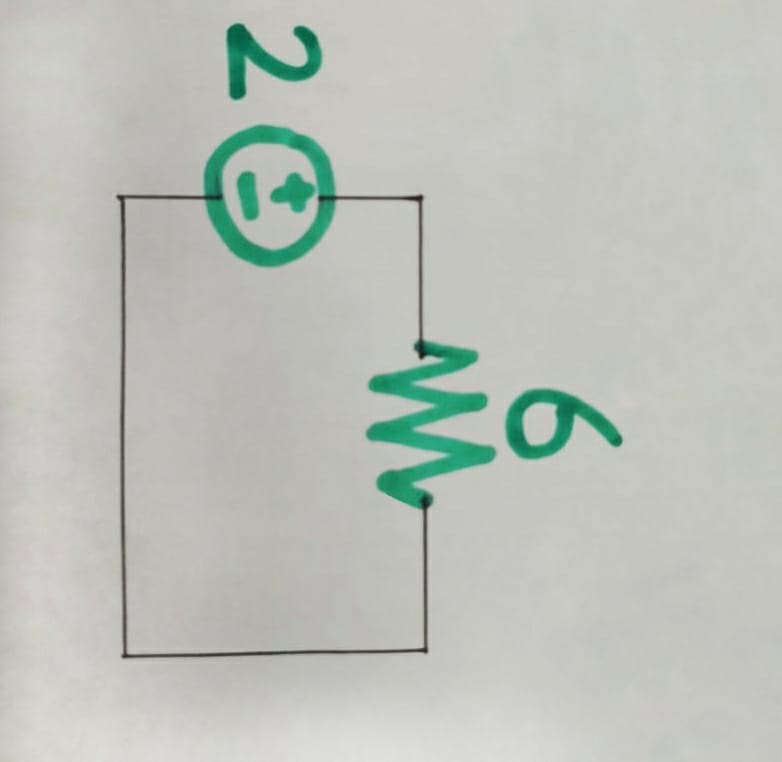
%> input picture numbered.jpeg, 782 x 762 px
$ octave project_with_numbers.m   (GNU Octave 9; MATLAB toolbox functions it lacks are replaced by stand-ins)
%> lines starting %> are read from the running program, lines starting %| are printed output that depends on the picture; in (x1, y1, x2, y2) boxes, pixels count from 0 and x2, y2 are one past the last pixel; in counts of white or black regions, pixels touching at a corner belong together; the program's own positions count from 1
clc; close all;
im = imread('numbered.jpeg');
%> im is the input picture: size 762x782x3 uint8; mean R, G, B 188.8, 193.1, 186.4
im = rgb2gray(im);
%> im: size 762x782 uint8
% figure, imshow(im); xlabel('Original Image');

%binarizing
lvl = graythresh(im);
%> lvl = 0.592
imbw = imbinarize(im, lvl);
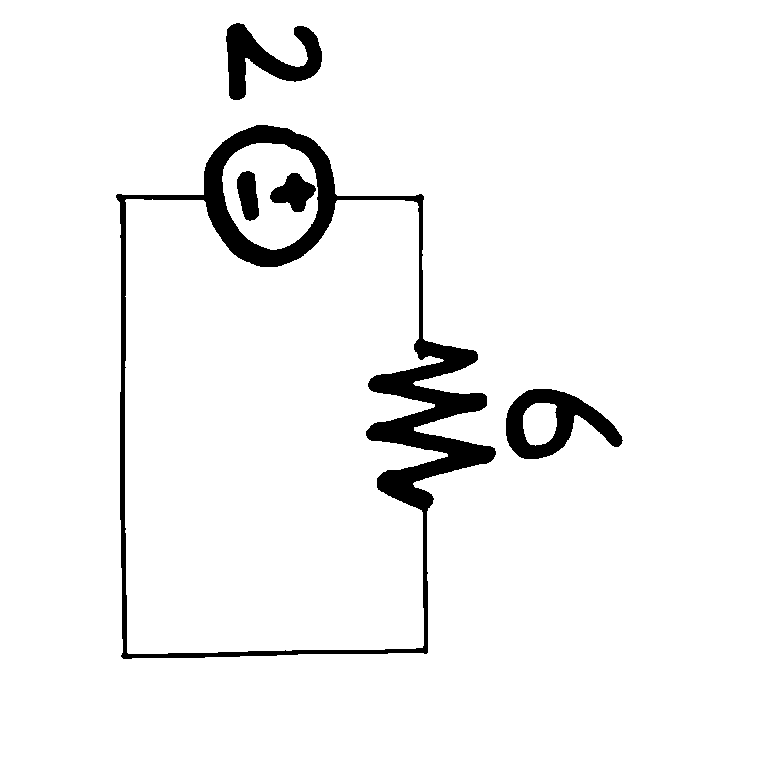
%> imbw: size 762x782 logical; 95% white; 5 black regions, box (x1, y1, x2, y2) and area: (116, 125, 496, 659) 20910, (506, 389, 623, 459) 3621, (226, 23, 322, 100) 3272, (270, 173, 316, 212) 1024, (237, 171, 259, 221) 805
imbw = ~imbw;
% figure, imshow(imbw); xlabel('Binarized Image');

%Image closing to fill gaps
se = strel('disk', 2);
closed = imclose(imbw, se);
%> closed: size 762x782 logical; 5% white; 4 white regions, box (x1, y1, x2, y2) and area: (116, 125, 496, 659) 22006, (506, 389, 623, 459) 3626, (226, 23, 322, 100) 3277, (237, 171, 259, 221) 805
% figure, imshow(closed); xlabel('Closed image to fill gaps');

%Line removal (B/c sign were being touched with source ring)
se = strel('disk', 4);
open = imopen(closed, se);
%> open: size 762x782 logical; 4.1% white; 9 white regions, largest, box (x1, y1, x2, y2) and area: (366, 338, 496, 513) 8892, (201, 125, 339, 267) 7630, (506, 389, 622, 459) 3624
% figure, imshow(open); xlabel('Opened image to break bridges');

%line erosion - components gets thinner but no connecting wires remain
se2 = strel('line', 6, 0);
noline = imerode(open, se2);
%> noline: size 762x782 logical; 3.3% white; 9 white regions (3 under 20 px), largest, box (x1, y1, x2, y2) and area: (369, 340, 493, 511) 7822, (204, 125, 336, 267) 5938, (509, 389, 619, 459) 2755, (229, 24, 319, 100) 2422, (240, 172, 256, 220) 507, (417, 195, 421, 203) 22
% figure, imshow(noline); xlabel('Connecting Wire Erosion');

se3 = strel('line', 6, 90);
noline = imerode(noline, se3);
%> noline: size 762x782 logical; 2.3% white; 6 white regions (1 under 20 px), largest, box (x1, y1, x2, y2) and area: (370, 343, 492, 508) 5151, (206, 128, 334, 264) 4259, (509, 392, 619, 456) 1849, (230, 27, 319, 97) 1786, (240, 175, 256, 217) 411
% figure, imshow(noline); xlabel('Connecting Wire Erosion');

%smoothing out plus sign in source
se4 = strel('square', 3);
defined_image = imerode(noline, se4);
%> defined_image: size 762x782 logical; 1.7% white; 6 white regions, box (x1, y1, x2, y2) and area: (372, 345, 490, 505) 3939, (208, 129, 332, 263) 2745, (231, 28, 318, 95) 1316, (510, 393, 617, 455) 1259, (276, 178, 310, 207) 409, (241, 176, 254, 215) 299
% figure, imshow(defined_image); xlabel('Evening out plus sign');

%feature extraction of components

%Labeling the objects in image
oblabel = bwlabel(defined_image,8);
%> oblabel: size 762x782 double; 7 distinct labels, from 0 to 6

%Object extraction
im_array = [];
a = oblabel;
total_pixels = numel(oblabel);
%> total_pixels = 595884
for total_objects = 1:max(max(oblabel))
    for i = 1:total_pixels
        if oblabel(i) == total_objects
            a(i) = 1;
        else
            a(i) = 0;
        end
    end
    im_array = cat(3,im_array,a);
end
%> this loop made 6 passes
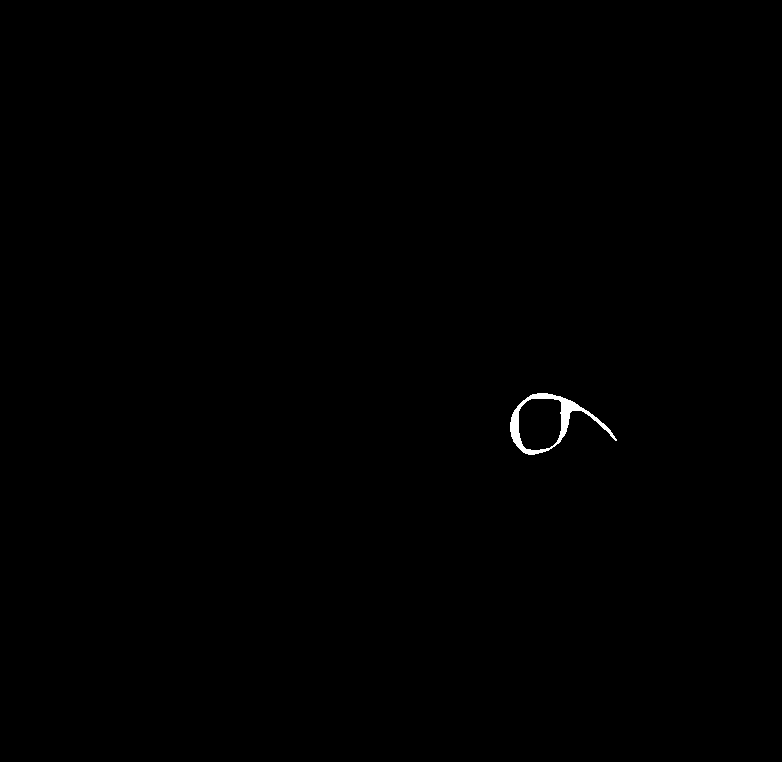
%> a: size 762x782 double; values 0 (black) and 1 (white), 0.21% white; 1 white region, box (x1, y1, x2, y2) and area: (510, 393, 617, 455) 1259

template_holes = load('holes.mat');

% Finding Holes in test data
figure;
holes = [];
sia = size(im_array,3);
%> sia = 6
for i = 1:sia
    A = im_array(:,:,i);
    A = im2bw(A);
    [a,b] = size(A);
    ch = bwconvhull(A);
    B = zeros(a,b);
    B(ch) = 1;
    B(A) = 0;
    BW = bwareaopen(B,2);
    se = strel('disk', 1);
    bwopen = imopen(BW, se);
    s1 = subplot (sia,2,i*2-1), imshow(A); xlabel('Original Image');
    s2 = subplot (sia,2,i*2), imshow(bwopen); xlabel('Convex Deficiencies');
    openedlabel = bwlabel(bwopen);
    maxholes = max(max(openedlabel));
    holes = [holes maxholes];
end
%> this loop made 6 passes
%> (maxholes, holes) on passes 1 to 6: (1, 1), (2, [1 2]), (0, [1 2 0]), (4, [1 2 0 4]), (6, [1 2 0 4 6]), (2, [1 2 0 4 6 2])
%> B: size 762x782 double; values 0 (black) and 1 (white), 0.55% white; 37 white regions (35 under 20 px)
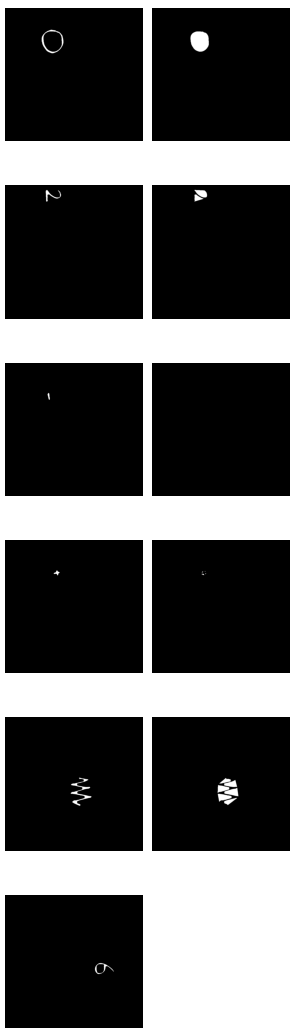
%> figure redrawn from the program's plot data, 12 panels


label_array = ["Circle", "Minus", "Plus", "Resistor"];
identified_objects = [];

for i=1:length(holes)
    a = find(template_holes.holes == holes(i));
    identified_objects = [identified_objects label_array(a)];
end
%> this loop made 6 passes
%> identified_objects on passes 1 to 6: {'Circle'}, {'Circle'}, {'Circle', 'Minus'}, {'Circle', 'Minus', 'Plus'}, {'Circle', 'Minus', 'Plus', 'Resistor'}, {'Circle', 'Minus', 'Plus', 'Resistor'}

% finding centroids and bounding boxes
stat = regionprops(defined_image,'centroid','BoundingBox');
%> stat = 6 regions; box (x1, y1, x2, y2) and Centroid: (208, 129, 332, 263) [265.9 197], (231, 28, 318, 95) [260.5 58.8], (241, 176, 254, 215) [248.8 195.2], (276, 178, 310, 207) [294.8 193.1], (372, 345, 490, 505) [428.1 426.6], (510, 393, 617, 455) [550.8 421.3]
figure, imshow(defined_image); hold on;

%images of exttacted components
extracted_comps = {};
centroids = [];
for ii = 1: numel(stat)
    centroids = [centroids; stat(ii).Centroid(1),stat(ii).Centroid(2)]
    plot(stat(ii).Centroid(1),stat(ii).Centroid(2),'ro');
    hold on
    BB = stat(ii).BoundingBox;
    rectangle('Position', [BB(1)-10,BB(2)-10,BB(3)+15,BB(4)+15],'EdgeColor','r','LineWidth',2);
    cropped = imcrop(defined_image, [BB(1)-10,BB(2)-10,BB(3)+15,BB(4)+15]);
    extracted_comps{end+1} = cropped;
end
%> this loop made 6 passes
%> (centroids, BB) on passes 1 to 4: ([265.9 197], [208.5 129.5 124 134]), ([265.9 197; 260.5 58.84], [231.5 28.5 87 67]), ([265.9 197; 260.5 58.84; 248.8 195.2], [241.5 176.5 13 39]), ([265.9 197; 260.5 58.84; 248.8 195.2; 294.8 193.1], [276.5 178.5 34 29])
%> BB on passes 5 to 6: [372.5 345.5 118 160], [510.5 393.5 107 62]
%> pass 1, `cropped = imcrop(defined_image, [BB(1)-10,BB(2)-10,BB(3)+15,BB(4)+15]);`:
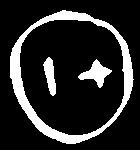
%> cropped: size 150x140 logical; 16.4% white; 3 white regions, box (x1, y1, x2, y2) and area: (10, 10, 134, 144) 2745, (78, 59, 112, 88) 409, (43, 57, 56, 96) 299
%> pass 2, `cropped = imcrop(defined_image, [BB(1)-10,BB(2)-10,BB(3)+15,BB(4)+15]);`:
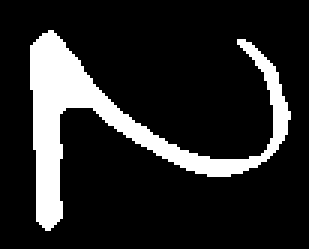
%> cropped: size 83x103 logical (shown 3 times larger); 15.4% white; 1 white region, box (x1, y1, x2, y2) and area: (10, 10, 97, 77) 1316
%> after the loop, extracted_comps = 6 items
title('Centroids');
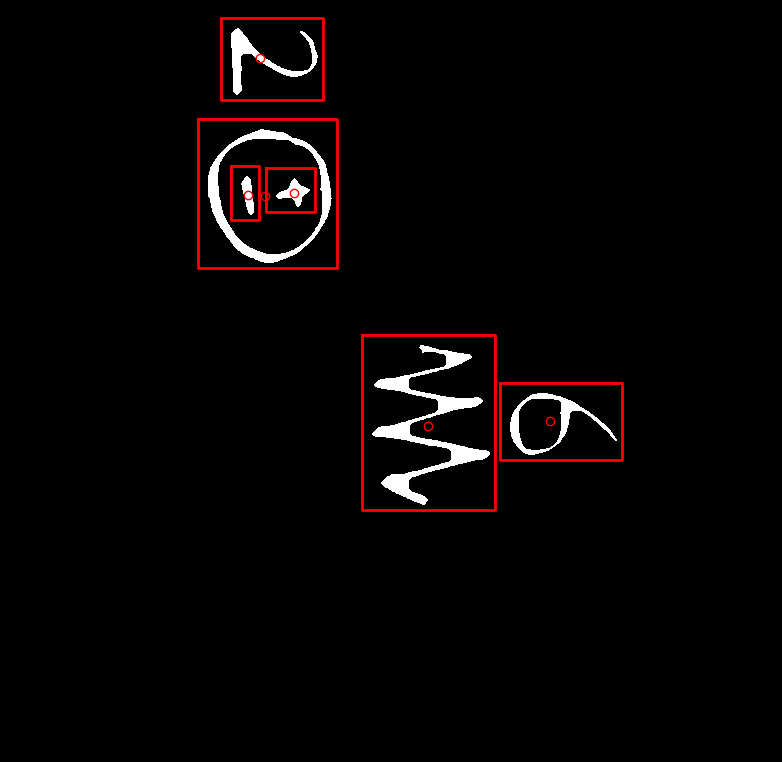
%> figure redrawn from the program's plot data; its title reads 'Centroids'

% Determining polarity
if stat(3).Centroid(1) > stat(1).Centroid(1) %comparing plus and cicle center x positions
    polarity = 'positive'
else
    polarity = 'negative'
end

nums = [];
number_extracted = {};
for i=1:numel(stat)
    if holes(i) == 2
        nums = [nums; stat(i).Centroid(1) stat(i).Centroid(2)];
        resized = imresize(cell2mat(extracted_comps(i)), [20,20]);
        rotated  = imrotate(resized, 90);
        number_extracted{end+1} = rotated;
    end
end
%> this loop made 6 passes
%> nums on passes 2, 6: [260.5 58.84], [260.5 58.84; 550.8 421.3]
%> after the loop, number_extracted = 2 items

% preddd = ML(cell2mat(number_extracted(1)));

% Associating numbers with objects
% extracted_comps - images of extracted objects
% defined_image - image of separate components
% centroids - matrix of component locations
% input - integer

integer = [2 6];

ckt_element_pos = [];
for j=1:numel(stat)
    if holes(j) == 2 %checking if number
        num_pos = [centroids(j,1), centroids(j,2)] %positions of centroids of numbers in the image
        norms = [];
        for k = 1:numel(stat)
            norms = [norms norm(num_pos - centroids(k,:))]
        end
        index_of_min = find(norms == min(norms))
        ckt_element_pos = [ckt_element_pos; centroids(index_of_min,:)];
    end
end
%> this loop made 6 passes
%> (index_of_min, ckt_element_pos) on passes 2, 6: (2, [260.5 58.84]), (6, [260.5 58.84; 550.8 421.3])
%> after the loop, norms = [362.6 464.4 377.3 343 122.8 0]

% we have the circuit element positions corresponding to the closest
% numbers
for i = 1:length(ckt_element_pos)
    for j=1:length(centroids)
        if norm(ckt_element_pos(1,:) - centroids(j,:)) == 0
            src_val = integer(1);
        end
        if norm(ckt_element_pos(2,:) - centroids(j,:)) == 0
            res_val = integer(2);
        end
    end
end
%> this loop made 2 passes
%> after the loop, res_val = 6; src_val = 2

% circuit values src_val and res_val
figure;
imshow('numbered.jpeg');
str = strcat('I = ',num2str(src_val/res_val),' A')
%> str = 'I =0.33333 A'
text(400,100,str,'Color','red','FontSize',14)
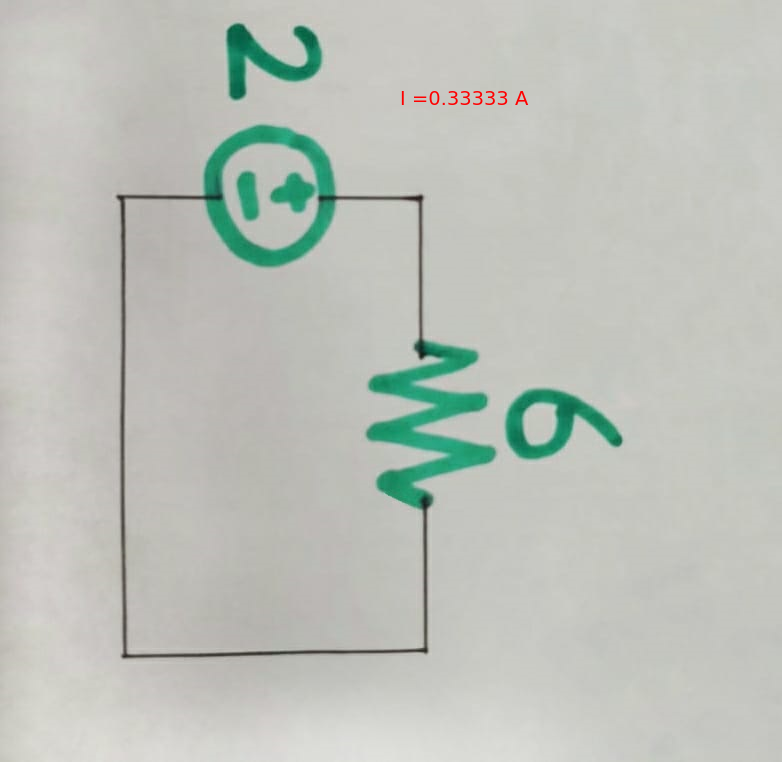
%> figure redrawn from the program's plot data
